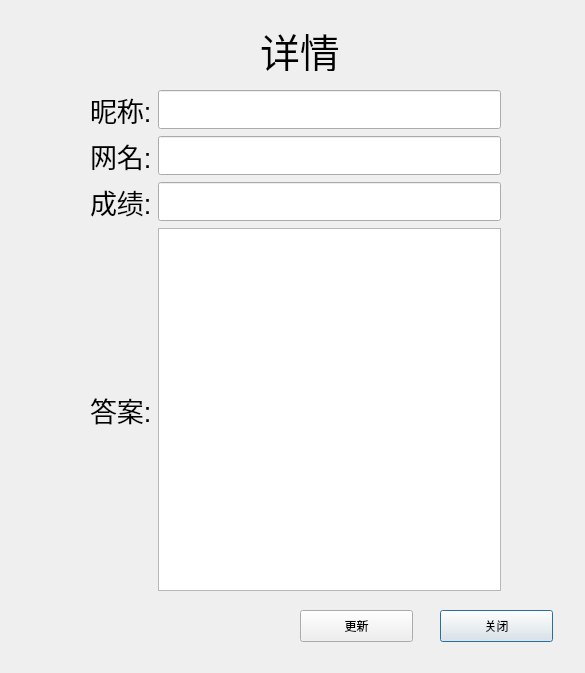
<?xml version="1.0" encoding="UTF-8"?>
<ui version="4.0">
 <class>Dialog</class>
 <widget class="QDialog" name="Dialog">
  <property name="geometry">
   <rect>
    <x>0</x>
    <y>0</y>
    <width>585</width>
    <height>673</height>
   </rect>
  </property>
  <property name="windowTitle">
   <string>Dialog</string>
  </property>
  <widget class="QWidget" name="gridLayoutWidget">
   <property name="geometry">
    <rect>
     <x>90</x>
     <y>90</y>
     <width>411</width>
     <height>501</height>
    </rect>
   </property>
   <layout class="QGridLayout" name="gridLayout">
    <item row="1" column="0">
     <widget class="QLabel" name="label">
      <property name="font">
       <font>
        <pointsize>20</pointsize>
       </font>
      </property>
      <property name="text">
       <string>网名:</string>
      </property>
     </widget>
    </item>
    <item row="1" column="1">
     <widget class="QLineEdit" name="lineEdit_realname">
      <property name="font">
       <font>
        <pointsize>20</pointsize>
       </font>
      </property>
     </widget>
    </item>
    <item row="3" column="0">
     <widget class="QLabel" name="label_4">
      <property name="font">
       <font>
        <pointsize>20</pointsize>
       </font>
      </property>
      <property name="text">
       <string>答案:</string>
      </property>
     </widget>
    </item>
    <item row="0" column="0">
     <widget class="QLabel" name="label_2">
      <property name="font">
       <font>
        <pointsize>20</pointsize>
       </font>
      </property>
      <property name="text">
       <string>昵称:</string>
      </property>
     </widget>
    </item>
    <item row="2" column="1">
     <widget class="QLineEdit" name="lineEdit_score">
      <property name="font">
       <font>
        <pointsize>20</pointsize>
       </font>
      </property>
     </widget>
    </item>
    <item row="0" column="1">
     <widget class="QLineEdit" name="lineEdit_nickname">
      <property name="font">
       <font>
        <pointsize>20</pointsize>
       </font>
      </property>
     </widget>
    </item>
    <item row="2" column="0">
     <widget class="QLabel" name="label_3">
      <property name="font">
       <font>
        <pointsize>20</pointsize>
       </font>
      </property>
      <property name="text">
       <string>成绩:</string>
      </property>
     </widget>
    </item>
    <item row="3" column="1">
     <widget class="QPlainTextEdit" name="plainTextEdit_answer"/>
    </item>
   </layout>
  </widget>
  <widget class="QPushButton" name="pushButton_close">
   <property name="geometry">
    <rect>
     <x>440</x>
     <y>610</y>
     <width>113</width>
     <height>32</height>
    </rect>
   </property>
   <property name="text">
    <string>关闭</string>
   </property>
  </widget>
  <widget class="QPushButton" name="pushButton_update">
   <property name="geometry">
    <rect>
     <x>300</x>
     <y>610</y>
     <width>113</width>
     <height>32</height>
    </rect>
   </property>
   <property name="text">
    <string>更新</string>
   </property>
  </widget>
  <widget class="QLabel" name="label_5">
   <property name="geometry">
    <rect>
     <x>260</x>
     <y>30</y>
     <width>111</width>
     <height>41</height>
    </rect>
   </property>
   <property name="font">
    <font>
     <pointsize>30</pointsize>
    </font>
   </property>
   <property name="text">
    <string>详情</string>
   </property>
  </widget>
 </widget>
 <resources/>
 <connections/>
</ui>
